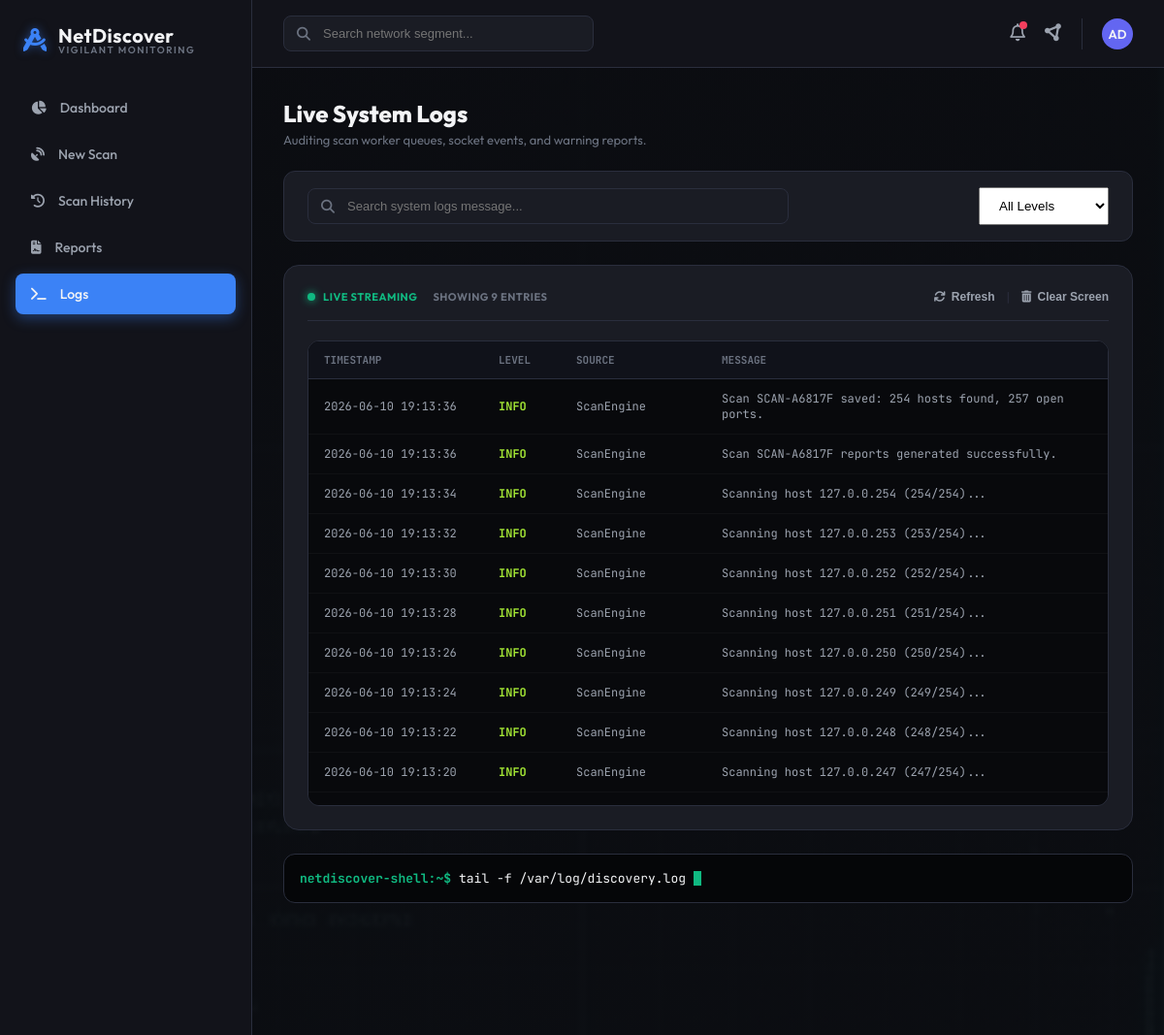
/logs_page (upper part), run on an earlier commit of the app's database.
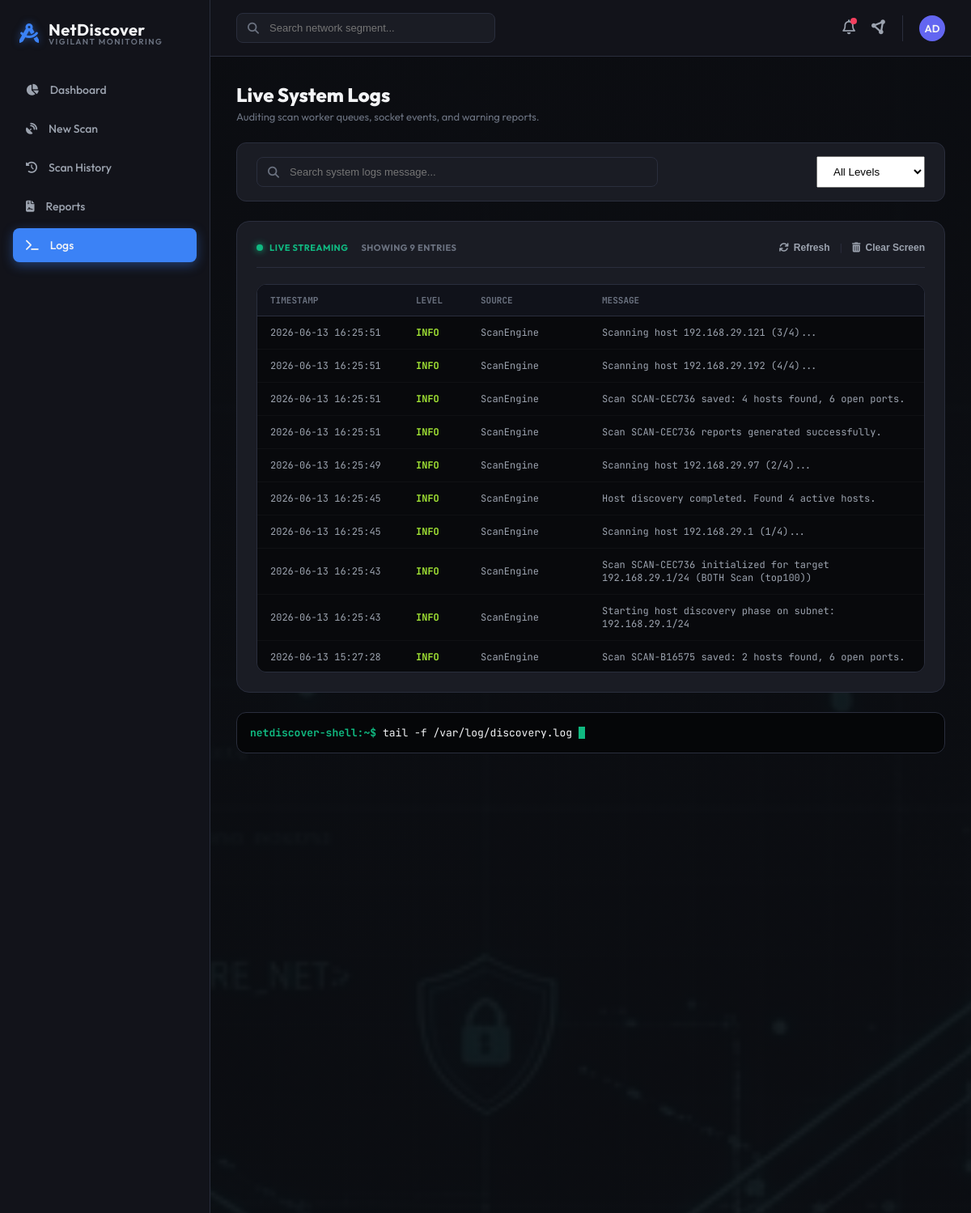
And on a later commit of the database.
### tables this page shows
CREATE TABLE system_logs (
                    id INTEGER PRIMARY KEY AUTOINCREMENT,
                    timestamp TIMESTAMP DEFAULT CURRENT_TIMESTAMP,
                    level TEXT NOT NULL,
                    source TEXT NOT NULL,
                    message TEXT NOT NULL
                );

### netdiscover/app.py (the view)
@app.route('/logs_page')
def logs_page():
    scans = _get_visible_scans()
    logs = db.get_logs(limit=100)
    return render_template(
        'logs.html',
        scans=scans,
        logs=logs,
        active_tab='logs'
    )

### netdiscover/app.py (called while the page is built)
def _parse_patterns_from_env(var_name: str) -> list:
    raw = os.getenv(var_name, "")
    if not raw:
        return []
    return [p.strip() for p in raw.split(',') if p.strip()]

def _get_visible_scans() -> list:
    scans = db.get_all_scans()
    hidden_patterns = _parse_patterns_from_env('HISTORY_EXCLUDE_TARGETS')
    visible = []
    for s in scans:
        target = s.get('target', '')
        hidden = any(_target_matches_pattern(target, p) for p in hidden_patterns)
        if hidden:
            continue
        visible.append(s)
    return visible

### netdiscover/db.py (called while the page is built)
    def get_connection(self) -> sqlite3.Connection:
        conn = sqlite3.connect(self.db_path)
        conn.row_factory = sqlite3.Row
        return conn

    def get_all_scans(self) -> List[Dict[str, Any]]:
        with self.get_connection() as conn:
            cursor = conn.cursor()
            cursor.execute("SELECT * FROM scans ORDER BY created_at DESC")
            return [dict(row) for row in cursor.fetchall()]

### netdiscover/templates/logs.html (shortened to what this page needs)
{% extends "base.html" %}
{% block content %}
<div class="logs-layout">
    <div>
        <h2 style="font-family: var(--font-display); font-size: 24px; font-weight: 800;">Live System Logs</h2>
        <p style="color: var(--text-muted); font-size: 13px; margin-top: 4px;">Auditing scan worker queues, socket events, and warning reports.</p>
    </div>
    <div class="logs-filters">
        <div class="filters-left">
            <div class="search-container" style="width: 100%;">
                <i class="fa-solid fa-magnifying-glass search-icon"></i>
                <input type="text" id="log-search-input" class="search-input" placeholder="Search system logs message..." oninput="filterLogs()">
            </div>
        </div>
        <div class="filters-right">
            <select class="select-field" id="log-level-select" style="padding: 10px 32px 10px 16px;" onchange="filterLogs()">
                <option value="ALL">All Levels</option>
            </select>
        </div>
    </div>
    <div class="live-feed-card">
        <div class="feed-header">
            <div class="feed-status">
                <span class="feed-status-dot"></span>
                <span style="color: var(--accent-emerald); font-weight: 700;">Live Streaming</span>
                <span style="color: var(--text-muted); margin-left: 8px;" id="entry-count-text">Showing 9 entries</span>
            </div>
            <div class="feed-actions">
                <button class="feed-action-btn" onclick="refreshLogs()"><i class="fa-solid fa-arrows-rotate"></i> Refresh</button>
                <span style="color: var(--border-color);">|</span>
                <button class="feed-action-btn" onclick="clearLogs()"><i class="fa-solid fa-trash-can"></i> Clear Screen</button>
            </div>
        </div>
        <div class="log-table-container">
            <table class="log-table" id="log-table">
                <thead>
                    <tr>
                        <th>Timestamp</th>
                        <th>Level</th>
                        <th>Source</th>
                        <th>Message</th>
                    </tr>
                </thead>
                <tbody id="log-table-body">
                    {% for log in logs %}
                        <tr class="log-row" data-level="{{ log.level }}" data-message="{{ log.message }}">
                            <td class="log-time-col">{{ log.timestamp }}</td>
                            <td class="log-level-col {{ log.level.lower() }}">{{ log.level }}</td>
                            <td class="log-source-col">{{ log.source }}</td>
                            <td>{{ log.message }}</td>
                        </tr>
                    {% endfor %}
                </tbody>
            </table>
        </div>
    </div>
    <div class="shell-prompt-footer">
        <span class="prompt-user">netdiscover-shell:~$</span>
        <span class="prompt-cmd">tail -f /var/log/discovery.log</span>
        <span class="prompt-cursor"></span>
    </div>
</div>
{% endblock %}

What changed in the data, as far as the page shows it:
no longer on this page (row unchanged): system_logs: timestamp "2026-06-10 19:13:36", level "INFO", source "ScanEngine", message "Scan SCAN-A6817F saved: 254 hosts found, 257 open ports."
no longer on this page (row unchanged): system_logs: timestamp "2026-06-10 19:13:36", level "INFO", source "ScanEngine", message "Scan SCAN-A6817F reports generated successfully."
no longer on this page (row unchanged): system_logs: timestamp "2026-06-10 19:13:34", level "INFO", source "ScanEngine", message "Scanning host 127.0.0.254 (254/254)..."
no longer on this page (row unchanged): system_logs: timestamp "2026-06-10 19:13:32", level "INFO", source "ScanEngine", message "Scanning host 127.0.0.253 (253/254)..."
no longer on this page (row unchanged): system_logs: timestamp "2026-06-10 19:13:30", level "INFO", source "ScanEngine", message "Scanning host 127.0.0.252 (252/254)..."
no longer on this page (row unchanged): system_logs: timestamp "2026-06-10 19:13:28", level "INFO", source "ScanEngine", message "Scanning host 127.0.0.251 (251/254)..."
no longer on this page (row unchanged): system_logs: timestamp "2026-06-10 19:13:26", level "INFO", source "ScanEngine", message "Scanning host 127.0.0.250 (250/254)..."
no longer on this page (row unchanged): system_logs: timestamp "2026-06-10 19:13:24", level "INFO", source "ScanEngine", message "Scanning host 127.0.0.249 (249/254)..."
no longer on this page (row unchanged): system_logs: timestamp "2026-06-10 19:13:22", level "INFO", source "ScanEngine", message "Scanning host 127.0.0.248 (248/254)..."
no longer on this page (row unchanged): system_logs: timestamp "2026-06-10 19:13:20", level "INFO", source "ScanEngine", message "Scanning host 127.0.0.247 (247/254)..."
added system_logs: timestamp "2026-06-13 16:25:51", level "INFO", source "ScanEngine", message "Scanning host 192.168.29.121 (3/4)..."
added system_logs: timestamp "2026-06-13 16:25:51", level "INFO", source "ScanEngine", message "Scanning host 192.168.29.192 (4/4)..."
added system_logs: timestamp "2026-06-13 16:25:51", level "INFO", source "ScanEngine", message "Scan SCAN-CEC736 saved: 4 hosts found, 6 open ports."
added system_logs: timestamp "2026-06-13 16:25:51", level "INFO", source "ScanEngine", message "Scan SCAN-CEC736 reports generated successfully."
added system_logs: timestamp "2026-06-13 16:25:49", level "INFO", source "ScanEngine", message "Scanning host 192.168.29.97 (2/4)..."
added system_logs: timestamp "2026-06-13 16:25:45", level "INFO", source "ScanEngine", message "Host discovery completed. Found 4 active hosts."
added system_logs: timestamp "2026-06-13 16:25:45", level "INFO", source "ScanEngine", message "Scanning host 192.168.29.1 (1/4)..."
added system_logs: timestamp "2026-06-13 16:25:43", level "INFO", source "ScanEngine", message "Scan SCAN-CEC736 initialized for target 192.168.29.1/24 (BOTH Scan (top100))"
added system_logs: timestamp "2026-06-13 16:25:43", level "INFO", source "ScanEngine", message "Starting host discovery phase on subnet: 192.168.29.1/24"
added system_logs: timestamp "2026-06-13 15:27:28", level "INFO", source "ScanEngine", message "Scan SCAN-B16575 saved: 2 hosts found, 6 open ports."
